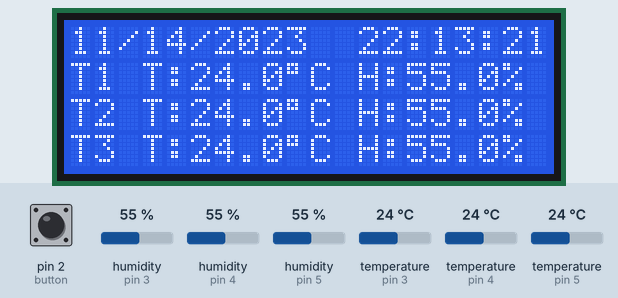
Recording of a program running on a simulated Arduino Mega 2560, built with avr-gcc and run on an emulated ATmega2560. Shown: 20×4 character LCD. Inputs (shaded band) come from the test bench; at power-on: humidity (sensors on pin 3, pin 4, pin 5) 55 %, temperature (sensors on pin 3, pin 4, pin 5) 24 °C, pin 2 (button) LOW. The local clock reads 2024-03-15 10:24:30 at power-on unless the program sets it; storage starts empty; what the program prints to the serial monitor is not drawn.

Above: at 4.0 s.
4.1 s: humidity (sensor on pin 3) set to 22 %
At 5.6 s:
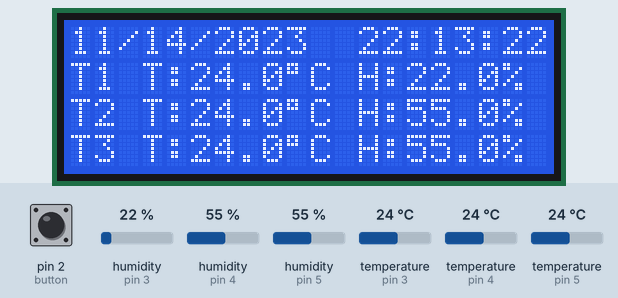
6.3 s: humidity (sensor on pin 4) set to 22 %
At 9.4 s:
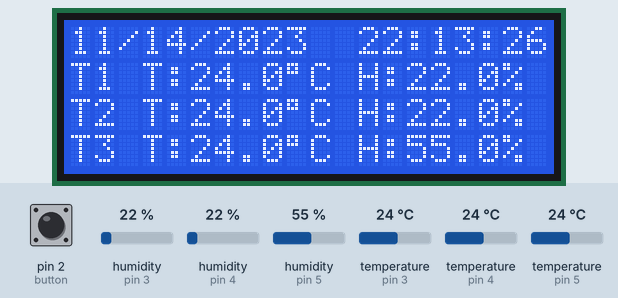
10.3 s: humidity (sensor on pin 5) set to 22 %
At 13.6 s:
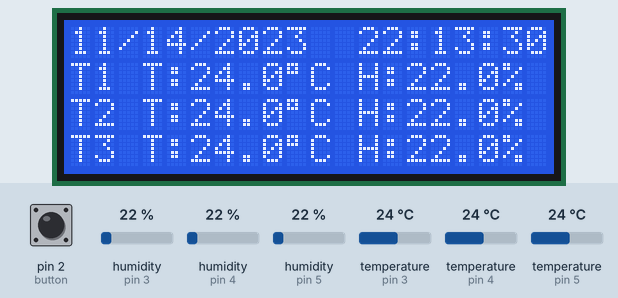
14.3 s: temperature (sensor on pin 3) set to 12 °C
At 17.6 s:
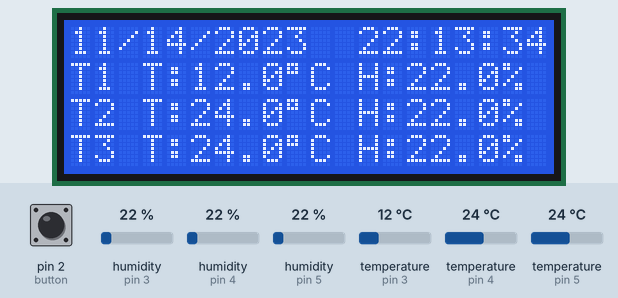
18.3 s: temperature (sensor on pin 4) set to 12 °C
At 21.6 s:
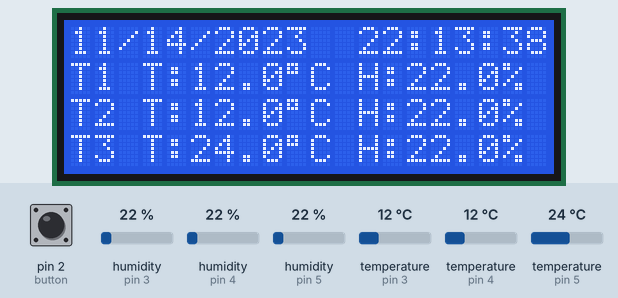
22.3 s: temperature (sensor on pin 5) set to 12 °C
At 25.4 s:
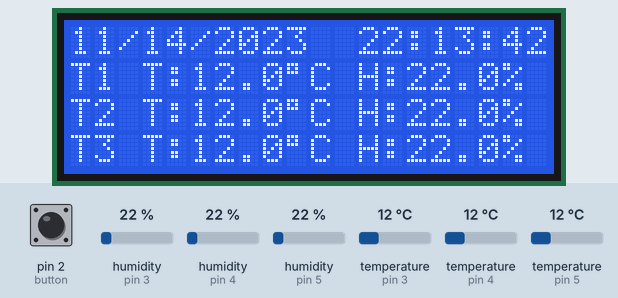
Timing chart, 0 to 26.9 s (numbered marks = the images above; inputs shaded):
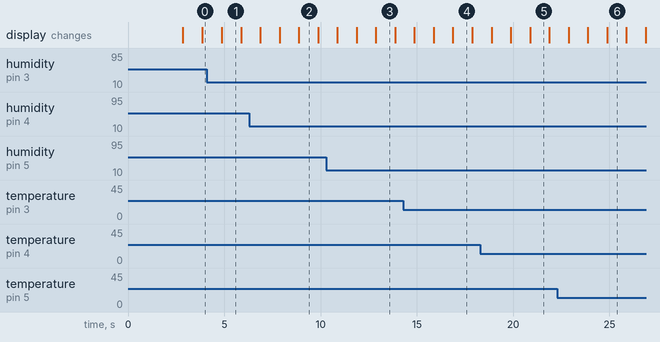

Measured:
- what the display in image 2 shows lasts 1.0 s, from 8.9 s to 9.9 s

The program:

main.cpp
```cpp
  #include <Arduino.h>
  #include <DHT.h>
  #include <Wire.h>
  #include <LiquidCrystal_I2C.h>
  #include <RTClib.h>
  #include <SPI.h>
  #include <SD.h>
  #include <Bounce2.h>

  #define DHTTYPE DHT22
  #define DHT1_PIN 3
  #define DHT2_PIN 4
  #define DHT3_PIN 5

  const int chipSelect = 53; // CS pin

  // ==================CHANGABLE VARIABLE===================
  int DataLogIntervalMinutes = 10;     // update interval. Change this for testing

  DHT dht1(DHT1_PIN, DHTTYPE);
  DHT dht2(DHT2_PIN, DHTTYPE);
  DHT dht3(DHT3_PIN, DHTTYPE);

  float temperature1,temperature2,temperature3;
  float humidity1,humidity2,humidity3;

  int lastMinute = -1;

  LiquidCrystal_I2C lcd(0x27, 20, 4);

  RTC_DS3231 rtc;

  File dataFile;
  #define LASTLOG_FILE "LASTLOG.TXT"
  char currentLogFile[13] = "DATA000.CSV"; // 8.3 + null

  Bounce button;

  bool tempLineInitiated = false;

  //===== helper functions ======
  String fOrErr(float v, uint8_t dec = 1) {
    if (isnan(v)) return "ERR";
    return String(v, dec);
  }

  //===============DHT Functions=================

  void dhtSetup() {
    dht1.begin();
    Serial.println("DHT 1 ready!");
    dht2.begin();
    Serial.println("DHT 2 ready!");
    dht3.begin();
    Serial.println("DHT 3 ready!");
  }

  void dhtReadAll() {

    temperature1 = dht1.readTemperature();
    humidity1 = dht1.readHumidity();

    temperature2 = dht2.readTemperature();
    humidity2 = dht2.readHumidity();

    temperature3 = dht3.readTemperature();
    humidity3 = dht3.readHumidity();
  }

  //===============LCD Setup=================
  void lcdSetup() {
    lcd.init();
    lcd.backlight();
    lcd.noBacklight();
    lcd.backlight();
    lcd.clear();
    lcd.setCursor(0,1);
    lcd.print("   DHT DATA LOGGER   ");
    Serial.println("LCD ready!");
    delay(2000);
    //lcd.clear();
  }

  void lcdTempLayoutInit() {
    if (tempLineInitiated) return;

    lcd.setCursor(0,1);
    lcd.print("T1 T:    ");
    lcd.print((char)223);
    lcd.print("C H:    %");

    lcd.setCursor(0,2);
    lcd.print("T2 T:    ");
    lcd.print((char)223);
    lcd.print("C H:    %");

    lcd.setCursor(0,3);
    lcd.print("T3 T:    ");
    lcd.print((char)223);
    lcd.print("C H:    %");

    tempLineInitiated = true;
  }

  void lcdTempValuesUpdate() {

    lcd.setCursor(5,1);   // T1 temp
    lcd.print(fOrErr(temperature1));

    lcd.setCursor(14,1);  // T1 hum
    lcd.print(fOrErr(humidity1));

    lcd.setCursor(5,2);
    lcd.print(fOrErr(temperature2));

    lcd.setCursor(14,2);
    lcd.print(fOrErr(humidity2));

    lcd.setCursor(5,3);
    lcd.print(fOrErr(temperature3));

    lcd.setCursor(14,3);
    lcd.print(fOrErr(humidity3));
  }


  //===============RTC=================
  void rtcSetup() {
    if (!rtc.begin()) {
      Serial.println("Couldn't find RTC");
      while (1);
    }
    rtc.adjust(DateTime(F(__DATE__), F(__TIME__)));

    DateTime now = rtc.now();

    Serial.print("Time: ");
    Serial.print(now.hour());
    Serial.print(":");
    Serial.print(now.minute());
    Serial.print(":");
    Serial.println(now.second());

    Serial.print("Date: ");
    Serial.print(now.day());
    Serial.print("/");
    Serial.print(now.month());
    Serial.print("/");
    Serial.println(now.year());

  }

  void PrintDateTimeToLcd() {
    DateTime now = rtc.now();

    //date
    lcd.setCursor(0,0);
    if (now.month()<10) lcd.print("0");
    lcd.print(now.month());
    lcd.print("/");
    if (now.day()<10) lcd.print("0");
    lcd.print(now.day());
    lcd.print("/");
    lcd.print(now.year());

    //time
    lcd.setCursor(12,0);
    if (now.hour()<10) lcd.print("0");
    lcd.print(now.hour());
    lcd.print(":");
    if (now.minute()<10) lcd.print("0");
    lcd.print(now.minute());
    lcd.print(":");
    if (now.second()<10) lcd.print("0");
    lcd.print(now.second());
  }

  //===============SD=================

  bool readLastLogged() {
    File file = SD.open(LASTLOG_FILE);
    if (!file) return false;

    int index = 0;
    while (file.available() && index < 12) {
      char c = file.read();
      if (c == '\n' || c == '\r') break;
      currentLogFile[index++] = c;
    }
    currentLogFile[index] = '\0';

    file.close();
    return true;
  }

  void ensureLastLoggedExists() {
    if (!SD.exists(LASTLOG_FILE)) {
      Serial.println("LASTLOG NOT FOUND. Creating LASTLOG.TXT");
      File file = SD.open(LASTLOG_FILE, FILE_WRITE);
      if (file) {
        file.println("DATA000.CSV");
        file.close();
        strcpy(currentLogFile, "DATA000.CSV");
      }
    } else {
      Serial.println("LASTLOG FOUND. Reading last logged file.");
      readLastLogged();
    }
  }

  void sdSetup() {
    // pinMode(10, OUTPUT);  // must be OUTPUT before SD.begin()
    if (!SD.begin(chipSelect)) {
      Serial.println("SD initialization failed!");
      while (1); // STOP if SD fails (important)
    }

    Serial.println("SD ready.");
    delay(600); //wait for SD to stabilize
    ensureLastLoggedExists();
  }


  void updateLastLogged(const char* filename) {
    SD.remove(LASTLOG_FILE);              // delete old
    File file = SD.open(LASTLOG_FILE, FILE_WRITE);
    if (file) {
      file.println(filename);
      file.close();
      strcpy(currentLogFile, filename);
    }
  }


  bool createFile(const char* filename) {
    dataFile = SD.open(filename, FILE_WRITE);
    if (!dataFile) return false;

    dataFile.println("Timestamp,DHT1_Temp,DHT1_Hum,DHT2_Temp,DHT2_Hum,DHT3_Temp,DHT3_Hum");
    dataFile.close();

    Serial.print("Created: ");
    Serial.println(filename);
    return true;
  }

  String buildDataLine() {

    DateTime now = rtc.now(); // get current time

    // Build timestamp: YYYY-MM-DD HH:MM:SS
    String timestamp = String(now.year()) + "-" +
                      (now.month() < 10 ? "0" : "") + String(now.month()) + "-" +
                      (now.day() < 10 ? "0" : "") + String(now.day()) + " " +
                      (now.hour() < 10 ? "0" : "") + String(now.hour()) + ":" +
                      (now.minute() < 10 ? "0" : "") + String(now.minute()) + ":" +
                      (now.second() < 10 ? "0" : "") + String(now.second());

    // Build CSV line
    String line = timestamp + "," +
                fOrErr(temperature1) + "," + fOrErr(humidity1) + "," +
                fOrErr(temperature2) + "," + fOrErr(humidity2) + "," +
                fOrErr(temperature3) + "," + fOrErr(humidity3);
    return line;
  }

  bool writeToFile(const char* filename, const String &data) {
    Serial.print("Writing to file: ");
    Serial.println(filename);
    Serial.print("Data: ");
    Serial.println(data);
    dataFile = SD.open(filename, FILE_WRITE);
    if (!dataFile) return false;

    dataFile.println(data);
    dataFile.close();
    return true;
  }

  void createAnotherFile(){ //for the button at d7
    Serial.println("Creating new data file...");
    int num = atoi(&currentLogFile[4]); // extract number from DATA###.CSV
    num++;

    char newFile[13];
    sprintf(newFile, "DATA%03d.CSV", num);

    if (createFile(newFile)) {
      updateLastLogged(newFile);
    }
  }

  void SaveDataToSdCard() {
    writeToFile(currentLogFile, buildDataLine());
  }

  // Erase all files on SD
  // -----------------------
  // bool eraseSDCard() {
  //   File root = SD.open("/");
  //   if (!root) {
  //     Serial.println("Failed to open root directory");
  //     return false;
  //   }

  //   File entry = root.openNextFile();
  //   while (entry) {
  //     String name = entry.name();
  //     entry.close();              // must close before delete

  //     if (!SD.remove(name)) {
  //       Serial.print("Failed to delete: ");
  //       Serial.println(name);
  //     } else {
  //       Serial.print("Deleted: ");
  //       Serial.println(name);
  //     }

  //     entry = root.openNextFile();
  //   }

  //   root.close();
  //   Serial.println("SD card erased.");
  //   return true;
  // }

  //================Button=================
  void buttonSetup() {
    pinMode(2, INPUT);          // external pulldown
    button.attach(2);
    button.interval(150); //debounce interval
  }

  void buttonController(){

    button.update();

    if (button.fell()) {
      createAnotherFile();
    }
  }
  void lcdPrintController() {
    static unsigned long lastRun = 0;
    unsigned long now = millis();

    if (now - lastRun < 1000) return; // 1s rate limit
    lastRun = now;

    PrintDateTimeToLcd();
    lcdTempValuesUpdate();
  }
  void dataLoggingController(const DateTime& now) {
    static int lastMinute = -1;

    if (now.minute() % DataLogIntervalMinutes == 0 &&
        lastMinute != now.minute()) {

      lastMinute = now.minute();
      SaveDataToSdCard();
    }
  }

  void sensorReadController(){
    static unsigned long lastRun = 0;
    unsigned long now = millis();

    if (now - lastRun < 2000) return; // 1s rate limit
    lastRun = now;

    dhtReadAll();
  }

  //===============Arduino Setup & Loop=================

  void setup() {
    Serial.begin(9600);
    Serial.println("DHT Data Logger Starting...");
    dhtSetup();
    lcdSetup();
    rtcSetup();
    sdSetup();
    buttonSetup();
    dhtReadAll();
    lcdTempLayoutInit();
    //eraseSDCard();
  }

  void loop() {

    DateTime now = rtc.now();

    sensorReadController();
    buttonController();
    lcdPrintController();

    dataLoggingController(now);
  }
```
